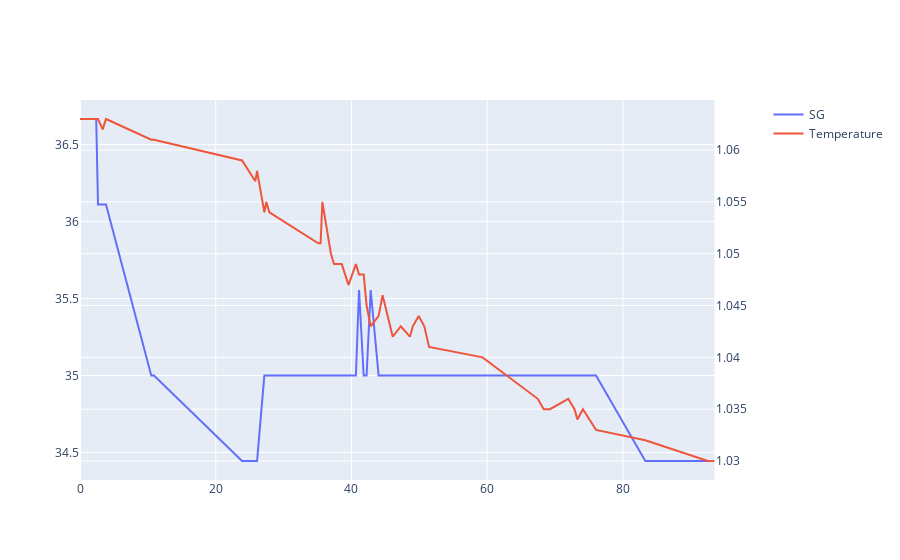

The notebook cell this image was saved under:
### Code cell
# Create figure with secondary y-axis
fig = make_subplots(specs=[[{"secondary_y": True}]])

# Add traces
fig.add_trace(
    go.Scatter(x=df.index, y=df["Temp"], name="SG"),
    secondary_y=False,
)

fig.add_trace(
    go.Scatter(x=df.index, y=df["SG"], name="Temperature"),
    secondary_y=True,
)
fig.show()
pio.write_html(fig, file="index.html", auto_open=True)
